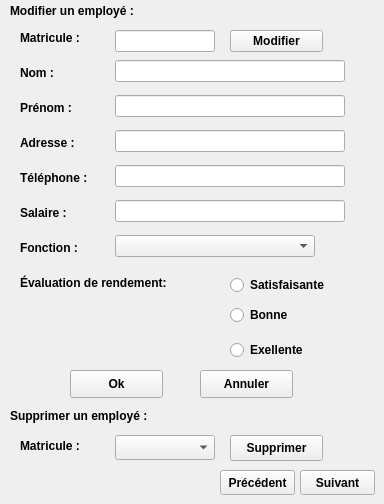
      <widget class="QWidget" name="page_modifier">
       <widget class="QLabel" name="label_2">
        <property name="geometry">
         <rect>
          <x>10</x>
          <y>-10</y>
          <width>341</width>
          <height>41</height>
         </rect>
        </property>
        <property name="font">
         <font>
          <pointsize>9</pointsize>
          <weight>75</weight>
          <bold>true</bold>
         </font>
        </property>
        <property name="text">
         <string>Modifier un employé :</string>
        </property>
        <property name="margin">
         <number>0</number>
        </property>
       </widget>
       <widget class="QLabel" name="label_nom_2">
        <property name="geometry">
         <rect>
          <x>20</x>
          <y>65</y>
          <width>56</width>
          <height>16</height>
         </rect>
        </property>
        <property name="font">
         <font>
          <pointsize>9</pointsize>
          <weight>75</weight>
          <bold>true</bold>
         </font>
        </property>
        <property name="text">
         <string>Nom :</string>
        </property>
       </widget>
       <widget class="QLabel" name="label_prenom_2">
        <property name="geometry">
         <rect>
          <x>20</x>
          <y>100</y>
          <width>71</width>
          <height>16</height>
         </rect>
        </property>
        <property name="font">
         <font>
          <pointsize>9</pointsize>
          <weight>75</weight>
          <bold>true</bold>
         </font>
        </property>
        <property name="text">
         <string>Prénom :</string>
        </property>
       </widget>
       <widget class="QLabel" name="label_tel_2">
        <property name="geometry">
         <rect>
          <x>20</x>
          <y>170</y>
          <width>101</width>
          <height>16</height>
         </rect>
        </property>
        <property name="font">
         <font>
          <pointsize>9</pointsize>
          <weight>75</weight>
          <bold>true</bold>
         </font>
        </property>
        <property name="text">
         <string>Téléphone :</string>
        </property>
       </widget>
       <widget class="QLabel" name="label_adresse_2">
        <property name="geometry">
         <rect>
          <x>20</x>
          <y>135</y>
          <width>71</width>
          <height>16</height>
         </rect>
        </property>
        <property name="font">
         <font>
          <pointsize>9</pointsize>
          <weight>75</weight>
          <bold>true</bold>
         </font>
        </property>
        <property name="text">
         <string>Adresse :</string>
        </property>
       </widget>
       <widget class="QLabel" name="label_salaire_2">
        <property name="geometry">
         <rect>
          <x>20</x>
          <y>205</y>
          <width>81</width>
          <height>16</height>
         </rect>
        </property>
        <property name="font">
         <font>
          <pointsize>9</pointsize>
          <weight>75</weight>
          <bold>true</bold>
         </font>
        </property>
        <property name="text">
         <string>Salaire :</string>
        </property>
       </widget>
       <widget class="QLabel" name="label_fonc_2">
        <property name="geometry">
         <rect>
          <x>20</x>
          <y>240</y>
          <width>81</width>
          <height>16</height>
         </rect>
        </property>
        <property name="font">
         <font>
          <pointsize>9</pointsize>
          <weight>75</weight>
          <bold>true</bold>
         </font>
        </property>
        <property name="text">
         <string>Fonction :</string>
        </property>
       </widget>
       <widget class="QLabel" name="label_ev_2">
        <property name="geometry">
         <rect>
          <x>20</x>
          <y>275</y>
          <width>201</width>
          <height>16</height>
         </rect>
        </property>
        <property name="font">
         <font>
          <pointsize>9</pointsize>
          <weight>75</weight>
          <bold>true</bold>
         </font>
        </property>
        <property name="text">
         <string>Évaluation de rendement:</string>
        </property>
       </widget>
       <widget class="QLineEdit" name="lineEdit_nom_2">
        <property name="geometry">
         <rect>
          <x>115</x>
          <y>60</y>
          <width>230</width>
          <height>22</height>
         </rect>
        </property>
       </widget>
       <widget class="QLineEdit" name="lineEdit_prenom_2">
        <property name="geometry">
         <rect>
          <x>115</x>
          <y>95</y>
          <width>230</width>
          <height>22</height>
         </rect>
        </property>
       </widget>
       <widget class="QLineEdit" name="lineEdit_adresse_2">
        <property name="geometry">
         <rect>
          <x>115</x>
          <y>130</y>
          <width>230</width>
          <height>22</height>
         </rect>
        </property>
       </widget>
       <widget class="QLineEdit" name="lineEdit_tel_2">
        <property name="geometry">
         <rect>
          <x>115</x>
          <y>165</y>
          <width>230</width>
          <height>22</height>
         </rect>
        </property>
       </widget>
       <widget class="QLineEdit" name="lineEdit_salaire_2">
        <property name="geometry">
         <rect>
          <x>115</x>
          <y>200</y>
          <width>230</width>
          <height>22</height>
         </rect>
        </property>
       </widget>
       <widget class="QRadioButton" name="radio1_ev_2">
        <property name="geometry">
         <rect>
          <x>230</x>
          <y>275</y>
          <width>121</width>
          <height>20</height>
         </rect>
        </property>
        <property name="font">
         <font>
          <weight>75</weight>
          <bold>true</bold>
         </font>
        </property>
        <property name="text">
         <string>Satisfaisante</string>
        </property>
       </widget>
       <widget class="QRadioButton" name="radio2_ev_2">
        <property name="geometry">
         <rect>
          <x>230</x>
          <y>305</y>
          <width>97</width>
          <height>20</height>
         </rect>
        </property>
        <property name="font">
         <font>
          <weight>75</weight>
          <bold>true</bold>
         </font>
        </property>
        <property name="text">
         <string>Bonne</string>
        </property>
       </widget>
       <widget class="QRadioButton" name="radio3_ev_2">
        <property name="geometry">
         <rect>
          <x>230</x>
          <y>340</y>
          <width>97</width>
          <height>20</height>
         </rect>
        </property>
        <property name="font">
         <font>
          <weight>75</weight>
          <bold>true</bold>
         </font>
        </property>
        <property name="text">
         <string>Exellente</string>
        </property>
       </widget>
       <widget class="QPushButton" name="bouton_modifier">
        <property name="geometry">
         <rect>
          <x>70</x>
          <y>370</y>
          <width>93</width>
          <height>28</height>
         </rect>
        </property>
        <property name="font">
         <font>
          <weight>75</weight>
          <bold>true</bold>
         </font>
        </property>
        <property name="text">
         <string>Ok</string>
        </property>
       </widget>
       <widget class="QPushButton" name="bouton_annuler_mdf">
        <property name="geometry">
         <rect>
          <x>200</x>
          <y>370</y>
          <width>93</width>
          <height>28</height>
         </rect>
        </property>
        <property name="font">
         <font>
          <weight>75</weight>
          <bold>true</bold>
         </font>
        </property>
        <property name="text">
         <string>Annuler</string>
        </property>
       </widget>
       <widget class="QComboBox" name="comboBox_modifier">
        <property name="geometry">
         <rect>
          <x>115</x>
          <y>235</y>
          <width>200</width>
          <height>22</height>
         </rect>
        </property>
       </widget>
       <widget class="QLabel" name="label_3">
        <property name="geometry">
         <rect>
          <x>10</x>
          <y>395</y>
          <width>191</width>
          <height>41</height>
         </rect>
        </property>
        <property name="font">
         <font>
          <pointsize>9</pointsize>
          <weight>75</weight>
          <bold>true</bold>
         </font>
        </property>
        <property name="text">
         <string>Supprimer un employé :</string>
        </property>
        <property name="margin">
         <number>0</number>
        </property>
       </widget>
       <widget class="QLabel" name="label_nom_3">
        <property name="geometry">
         <rect>
          <x>20</x>
          <y>435</y>
          <width>91</width>
          <height>21</height>
         </rect>
        </property>
        <property name="font">
         <font>
          <pointsize>9</pointsize>
          <weight>75</weight>
          <bold>true</bold>
         </font>
        </property>
        <property name="text">
         <string>Matricule :</string>
        </property>
       </widget>
       <widget class="QPushButton" name="bouton_supprimer">
        <property name="geometry">
         <rect>
          <x>230</x>
          <y>435</y>
          <width>93</width>
          <height>26</height>
         </rect>
        </property>
        <property name="font">
         <font>
          <weight>75</weight>
          <bold>true</bold>
         </font>
        </property>
        <property name="text">
         <string>Supprimer</string>
        </property>
       </widget>
       <widget class="QPushButton" name="bouton_page1">
        <property name="geometry">
         <rect>
          <x>220</x>
          <y>470</y>
          <width>75</width>
          <height>25</height>
         </rect>
        </property>
        <property name="font">
         <font>
          <weight>75</weight>
          <bold>true</bold>
         </font>
        </property>
        <property name="text">
         <string>Précédent</string>
        </property>
       </widget>
       <widget class="QLabel" name="label_nom_4">
        <property name="geometry">
         <rect>
          <x>20</x>
          <y>30</y>
          <width>91</width>
          <height>16</height>
         </rect>
        </property>
        <property name="font">
         <font>
          <pointsize>9</pointsize>
          <weight>75</weight>
          <bold>true</bold>
         </font>
        </property>
        <property name="text">
         <string>Matricule :</string>
        </property>
       </widget>
       <widget class="QLineEdit" name="lineEdit_mat_modif">
        <property name="geometry">
         <rect>
          <x>115</x>
          <y>30</y>
          <width>100</width>
          <height>22</height>
         </rect>
        </property>
       </widget>
       <widget class="QPushButton" name="bouton_mat_modifier">
        <property name="geometry">
         <rect>
          <x>230</x>
          <y>30</y>
          <width>93</width>
          <height>22</height>
         </rect>
        </property>
        <property name="font">
         <font>
          <weight>75</weight>
          <bold>true</bold>
         </font>
        </property>
        <property name="text">
         <string>Modifier</string>
        </property>
       </widget>
       <widget class="QComboBox" name="comboBox_supression">
        <property name="geometry">
         <rect>
          <x>115</x>
          <y>435</y>
          <width>100</width>
          <height>25</height>
         </rect>
        </property>
       </widget>
       <widget class="QPushButton" name="boutonpg_2_vers_3">
        <property name="geometry">
         <rect>
          <x>300</x>
          <y>470</y>
          <width>75</width>
          <height>25</height>
         </rect>
        </property>
        <property name="font">
         <font>
          <weight>75</weight>
          <bold>true</bold>
         </font>
        </property>
        <property name="text">
         <string>Suivant</string>
        </property>
       </widget>
      </widget>
